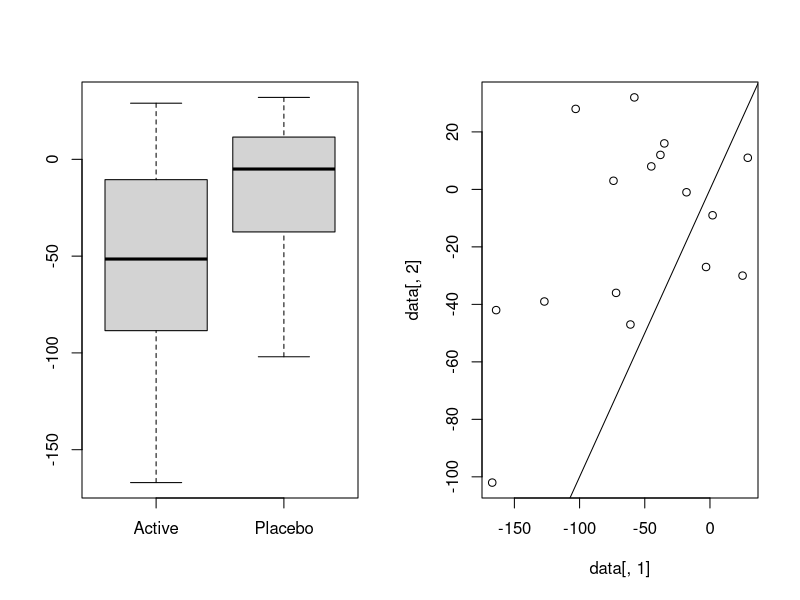
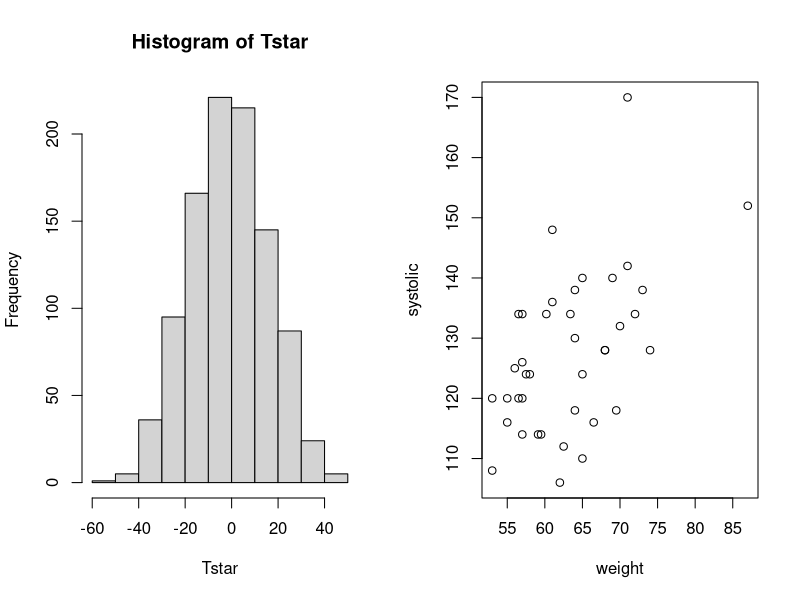
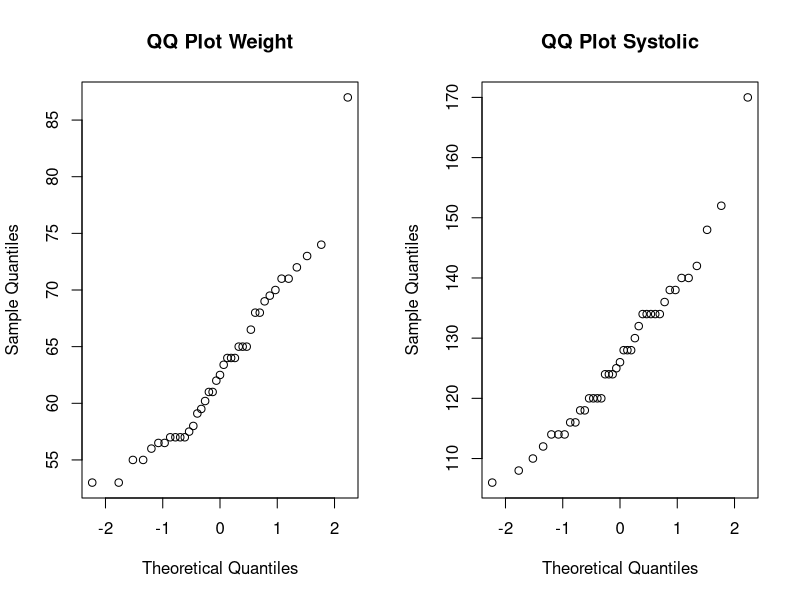
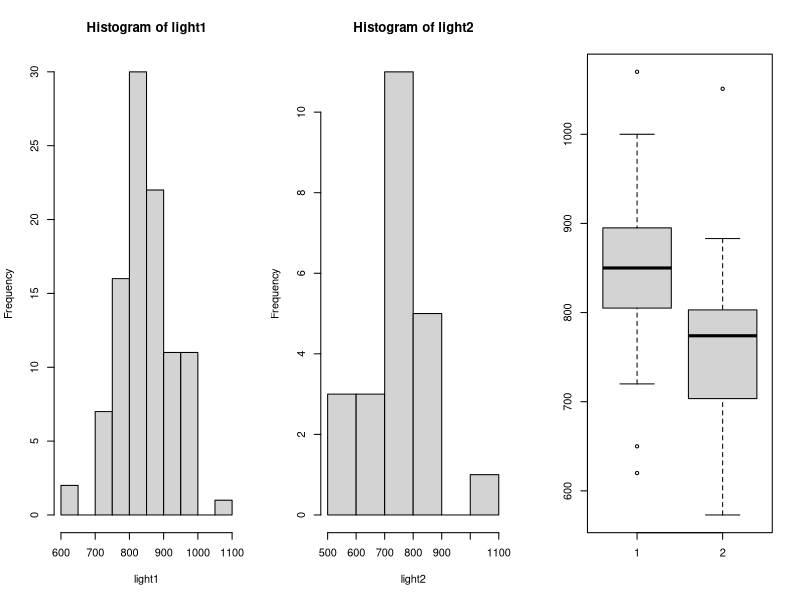
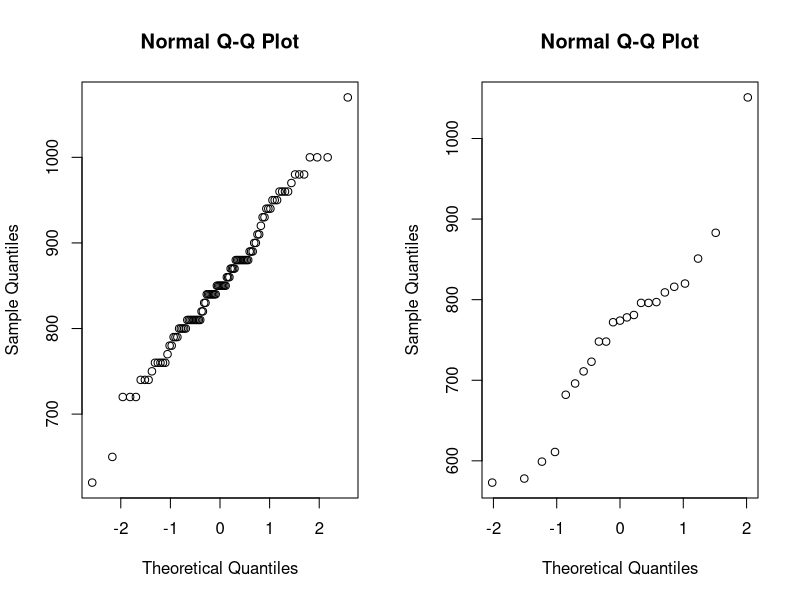
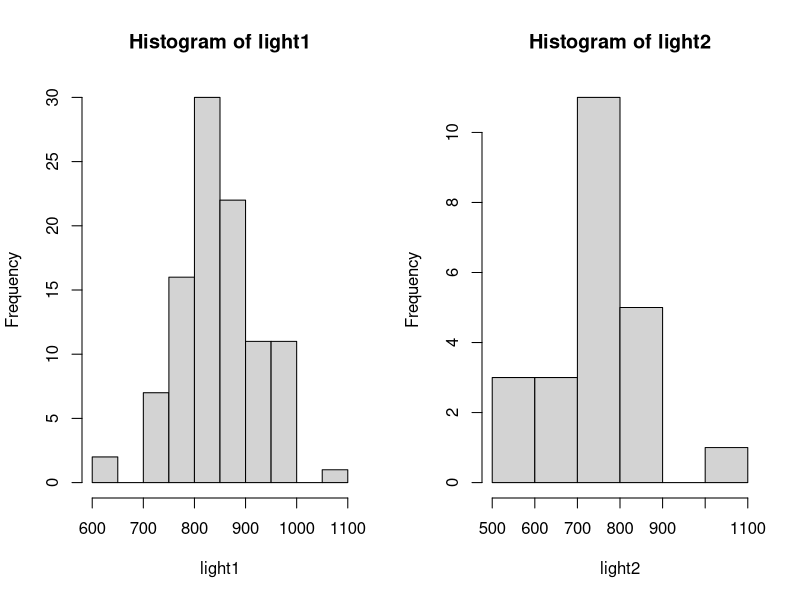

Write R code to recreate these figures, in order.
data <- read.table("datas/ashina.txt", header = TRUE)
data

summary(data)
par(mfrow=c(1,2))
boxplot(data[,1],data[,2], names = c("Active","Placebo"))
plot(data[,1],data[,2]) ; abline(0,1)


# Based on the plots, we expect the active medicine to yield better pain relief.

func <- function(x,y) {mean(x-y)}
B = 1000
Tstar = numeric(B)

for (i in 1:B) {
  
  ashinastar = t(apply(cbind(data[,1],data[,2]),1,sample))
  Tstar[i] = func(ashinastar[,1],ashinastar[,2])
  
}

diff.mean = func(data[,1],data[,2])  ; diff.mean

hist(Tstar)

pl = sum(Tstar<diff.mean)/B
pr = sum(Tstar>diff.mean)/B
pl ; pr

p = 2*min(pl,pr) ; p



# Correlation tests

peruvians <- read.table("datas/peruvians.txt", header=TRUE); peruvians

attach(peruvians)
plot(systolic~weight)

cor.test(systolic, weight)

# Check the normality assumption on the two samples
par(mfrow=c(1,2))
qqnorm(weight, main="QQ Plot Weight")
qqnorm(systolic, main="QQ Plot Systolic")

# Spearman's test
cor.test(systolic, weight, method = "spearman",exact = FALSE)


# Two independent data samples
# scan -> Read data into a vector or list from the console or file.
light1 = scan("datas/light1.txt")
light2 = scan("datas/light2.txt")

par(mfrow=c(1,3))
hist(light1) ; hist(light2) ; boxplot(light1,light2)


# two samples t-test
t.test(light1, light2)
par(mfrow=c(1,2))
qqnorm(light1) ; qqnorm(light2)
# normality of the second sample is doubtful

# Mann-Whitney test
 wilcox.test(light1,light2)

# Kolmogorov-Smirnov test
hist(light1) ; hist(light2) 
